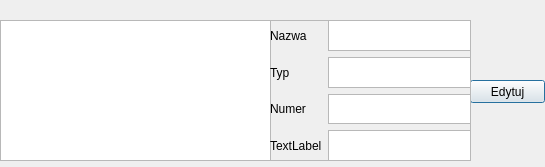
<?xml version="1.0" encoding="UTF-8"?>
<ui version="4.0">
 <class>opcja6</class>
 <widget class="QDialog" name="opcja6">
  <property name="geometry">
   <rect>
    <x>0</x>
    <y>0</y>
    <width>545</width>
    <height>167</height>
   </rect>
  </property>
  <property name="windowTitle">
   <string>Dialog</string>
  </property>
  <widget class="QListWidget" name="obiekty">
   <property name="geometry">
    <rect>
     <x>0</x>
     <y>20</y>
     <width>271</width>
     <height>141</height>
    </rect>
   </property>
  </widget>
  <widget class="QPushButton" name="pushButton">
   <property name="geometry">
    <rect>
     <x>470</x>
     <y>80</y>
     <width>75</width>
     <height>23</height>
    </rect>
   </property>
   <property name="text">
    <string>Edytuj</string>
   </property>
  </widget>
  <widget class="QFrame" name="ramka">
   <property name="geometry">
    <rect>
     <x>270</x>
     <y>20</y>
     <width>201</width>
     <height>141</height>
    </rect>
   </property>
   <property name="frameShape">
    <enum>QFrame::StyledPanel</enum>
   </property>
   <property name="frameShadow">
    <enum>QFrame::Raised</enum>
   </property>
   <widget class="QWidget" name="gridLayoutWidget">
    <property name="geometry">
     <rect>
      <x>0</x>
      <y>0</y>
      <width>201</width>
      <height>141</height>
     </rect>
    </property>
    <layout class="QGridLayout" name="gridLayout">
     <item row="3" column="1">
      <widget class="QTextEdit" name="textEdit_3"/>
     </item>
     <item row="3" column="0">
      <widget class="QLabel" name="label_3">
       <property name="text">
        <string>Numer</string>
       </property>
      </widget>
     </item>
     <item row="0" column="0">
      <widget class="QLabel" name="label_2">
       <property name="text">
        <string>Nazwa</string>
       </property>
      </widget>
     </item>
     <item row="4" column="0">
      <widget class="QLabel" name="label_4">
       <property name="text">
        <string>TextLabel</string>
       </property>
      </widget>
     </item>
     <item row="2" column="1">
      <widget class="QTextEdit" name="textEdit_2"/>
     </item>
     <item row="0" column="1">
      <widget class="QTextEdit" name="textEdit"/>
     </item>
     <item row="4" column="1">
      <widget class="QTextEdit" name="textEdit_4"/>
     </item>
     <item row="2" column="0">
      <widget class="QLabel" name="label">
       <property name="text">
        <string>Typ</string>
       </property>
      </widget>
     </item>
    </layout>
   </widget>
  </widget>
 </widget>
 <resources/>
 <connections>
  <connection>
   <sender>pushButton</sender>
   <signal>clicked()</signal>
   <receiver>opcja6</receiver>
   <slot>edytuj()</slot>
   <hints>
    <hint type="sourcelabel">
     <x>507</x>
     <y>91</y>
    </hint>
    <hint type="destinationlabel">
     <x>272</x>
     <y>82</y>
    </hint>
   </hints>
  </connection>
  <connection>
   <sender>obiekty</sender>
   <signal>clicked(QModelIndex)</signal>
   <receiver>opcja6</receiver>
   <slot>doedycji()</slot>
   <hints>
    <hint type="sourcelabel">
     <x>135</x>
     <y>90</y>
    </hint>
    <hint type="destinationlabel">
     <x>272</x>
     <y>82</y>
    </hint>
   </hints>
  </connection>
 </connections>
 <slots>
  <slot>doedycji()</slot>
  <slot>edytuj()</slot>
 </slots>
</ui>
